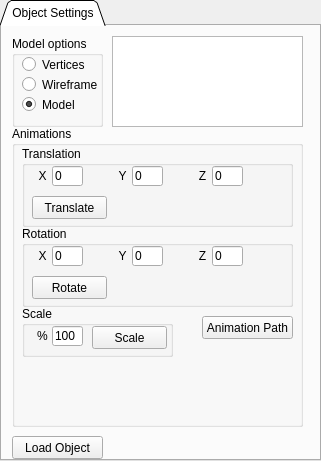
   <widget class="QTabWidget" name="tabWidget_5">
    <property name="geometry">
     <rect>
      <x>1310</x>
      <y>250</y>
      <width>321</width>
      <height>461</height>
     </rect>
    </property>
    <property name="tabShape">
     <enum>QTabWidget::Triangular</enum>
    </property>
    <property name="currentIndex">
     <number>0</number>
    </property>
    <widget class="QWidget" name="tab_17">
     <attribute name="title">
      <string>Object Settings</string>
     </attribute>
     <widget class="QGroupBox" name="groupBox_31">
      <property name="geometry">
       <rect>
        <x>10</x>
        <y>10</y>
        <width>91</width>
        <height>91</height>
       </rect>
      </property>
      <property name="title">
       <string>Model options</string>
      </property>
      <widget class="QRadioButton" name="objectTypeRadioBtn">
       <property name="geometry">
        <rect>
         <x>10</x>
         <y>20</y>
         <width>82</width>
         <height>17</height>
        </rect>
       </property>
       <property name="text">
        <string>Vertices</string>
       </property>
      </widget>
      <widget class="QRadioButton" name="objectTypeRadioBtn_2">
       <property name="geometry">
        <rect>
         <x>10</x>
         <y>40</y>
         <width>82</width>
         <height>17</height>
        </rect>
       </property>
       <property name="text">
        <string>Wireframe</string>
       </property>
       <property name="checked">
        <bool>false</bool>
       </property>
      </widget>
      <widget class="QRadioButton" name="objectTypeRadioBtn_3">
       <property name="geometry">
        <rect>
         <x>10</x>
         <y>60</y>
         <width>82</width>
         <height>17</height>
        </rect>
       </property>
       <property name="text">
        <string>Model</string>
       </property>
       <property name="checked">
        <bool>true</bool>
       </property>
      </widget>
     </widget>
     <widget class="QPushButton" name="loadObjButton">
      <property name="geometry">
       <rect>
        <x>10</x>
        <y>410</y>
        <width>91</width>
        <height>23</height>
       </rect>
      </property>
      <property name="text">
       <string>Load Object</string>
      </property>
     </widget>
     <widget class="QListWidget" name="modelListView">
      <property name="geometry">
       <rect>
        <x>110</x>
        <y>10</y>
        <width>191</width>
        <height>91</height>
       </rect>
      </property>
     </widget>
     <widget class="QGroupBox" name="groupBox_32">
      <property name="geometry">
       <rect>
        <x>10</x>
        <y>100</y>
        <width>291</width>
        <height>301</height>
       </rect>
      </property>
      <property name="title">
       <string>Animations</string>
      </property>
      <widget class="QGroupBox" name="groupBox_34">
       <property name="geometry">
        <rect>
         <x>10</x>
         <y>20</y>
         <width>271</width>
         <height>81</height>
        </rect>
       </property>
       <property name="title">
        <string>Translation</string>
       </property>
       <widget class="QLineEdit" name="objTransZEdit">
        <property name="geometry">
         <rect>
          <x>190</x>
          <y>20</y>
          <width>31</width>
          <height>20</height>
         </rect>
        </property>
        <property name="text">
         <string>0</string>
        </property>
        <property name="maxLength">
         <number>4</number>
        </property>
       </widget>
       <widget class="QLineEdit" name="objTransXEdit">
        <property name="geometry">
         <rect>
          <x>30</x>
          <y>20</y>
          <width>31</width>
          <height>20</height>
         </rect>
        </property>
        <property name="text">
         <string>0</string>
        </property>
        <property name="maxLength">
         <number>4</number>
        </property>
       </widget>
       <widget class="QLineEdit" name="objTransYEdit">
        <property name="geometry">
         <rect>
          <x>110</x>
          <y>20</y>
          <width>31</width>
          <height>20</height>
         </rect>
        </property>
        <property name="text">
         <string>0</string>
        </property>
        <property name="maxLength">
         <number>4</number>
        </property>
       </widget>
       <widget class="QLabel" name="label_23">
        <property name="geometry">
         <rect>
          <x>10</x>
          <y>20</y>
          <width>21</width>
          <height>20</height>
         </rect>
        </property>
        <property name="text">
         <string>X</string>
        </property>
        <property name="alignment">
         <set>Qt::AlignCenter</set>
        </property>
       </widget>
       <widget class="QLabel" name="label_27">
        <property name="geometry">
         <rect>
          <x>90</x>
          <y>20</y>
          <width>21</width>
          <height>20</height>
         </rect>
        </property>
        <property name="text">
         <string>Y</string>
        </property>
        <property name="alignment">
         <set>Qt::AlignCenter</set>
        </property>
       </widget>
       <widget class="QLabel" name="label_28">
        <property name="geometry">
         <rect>
          <x>170</x>
          <y>20</y>
          <width>21</width>
          <height>20</height>
         </rect>
        </property>
        <property name="text">
         <string>Z</string>
        </property>
        <property name="alignment">
         <set>Qt::AlignCenter</set>
        </property>
       </widget>
       <widget class="QPushButton" name="objTransButton">
        <property name="geometry">
         <rect>
          <x>10</x>
          <y>50</y>
          <width>75</width>
          <height>23</height>
         </rect>
        </property>
        <property name="text">
         <string>Translate</string>
        </property>
       </widget>
      </widget>
      <widget class="QGroupBox" name="groupBox_35">
       <property name="geometry">
        <rect>
         <x>10</x>
         <y>100</y>
         <width>271</width>
         <height>81</height>
        </rect>
       </property>
       <property name="title">
        <string>Rotation</string>
       </property>
       <widget class="QLineEdit" name="objRotZEdit">
        <property name="geometry">
         <rect>
          <x>190</x>
          <y>20</y>
          <width>31</width>
          <height>20</height>
         </rect>
        </property>
        <property name="text">
         <string>0</string>
        </property>
        <property name="maxLength">
         <number>4</number>
        </property>
       </widget>
       <widget class="QLineEdit" name="objRotXEdit">
        <property name="geometry">
         <rect>
          <x>30</x>
          <y>20</y>
          <width>31</width>
          <height>20</height>
         </rect>
        </property>
        <property name="text">
         <string>0</string>
        </property>
        <property name="maxLength">
         <number>4</number>
        </property>
       </widget>
       <widget class="QLineEdit" name="objRotYEdit">
        <property name="geometry">
         <rect>
          <x>110</x>
          <y>20</y>
          <width>31</width>
          <height>20</height>
         </rect>
        </property>
        <property name="text">
         <string>0</string>
        </property>
        <property name="maxLength">
         <number>4</number>
        </property>
       </widget>
       <widget class="QLabel" name="label_29">
        <property name="geometry">
         <rect>
          <x>10</x>
          <y>20</y>
          <width>21</width>
          <height>20</height>
         </rect>
        </property>
        <property name="text">
         <string>X</string>
        </property>
        <property name="alignment">
         <set>Qt::AlignCenter</set>
        </property>
       </widget>
       <widget class="QLabel" name="label_41">
        <property name="geometry">
         <rect>
          <x>90</x>
          <y>20</y>
          <width>21</width>
          <height>20</height>
         </rect>
        </property>
        <property name="text">
         <string>Y</string>
        </property>
        <property name="alignment">
         <set>Qt::AlignCenter</set>
        </property>
       </widget>
       <widget class="QLabel" name="label_42">
        <property name="geometry">
         <rect>
          <x>170</x>
          <y>20</y>
          <width>21</width>
          <height>20</height>
         </rect>
        </property>
        <property name="text">
         <string>Z</string>
        </property>
        <property name="alignment">
         <set>Qt::AlignCenter</set>
        </property>
       </widget>
       <widget class="QPushButton" name="objRotButton">
        <property name="geometry">
         <rect>
          <x>10</x>
          <y>50</y>
          <width>75</width>
          <height>23</height>
         </rect>
        </property>
        <property name="text">
         <string>Rotate</string>
        </property>
       </widget>
      </widget>
      <widget class="QGroupBox" name="groupBox_36">
       <property name="geometry">
        <rect>
         <x>10</x>
         <y>180</y>
         <width>151</width>
         <height>51</height>
        </rect>
       </property>
       <property name="title">
        <string>Scale</string>
       </property>
       <widget class="QLineEdit" name="objScaleEdit">
        <property name="geometry">
         <rect>
          <x>30</x>
          <y>20</y>
          <width>31</width>
          <height>20</height>
         </rect>
        </property>
        <property name="text">
         <string>100</string>
        </property>
        <property name="maxLength">
         <number>4</number>
        </property>
       </widget>
       <widget class="QLabel" name="label_43">
        <property name="geometry">
         <rect>
          <x>10</x>
          <y>20</y>
          <width>21</width>
          <height>20</height>
         </rect>
        </property>
        <property name="text">
         <string>%</string>
        </property>
        <property name="alignment">
         <set>Qt::AlignCenter</set>
        </property>
       </widget>
       <widget class="QPushButton" name="objScaleButton">
        <property name="geometry">
         <rect>
          <x>70</x>
          <y>20</y>
          <width>75</width>
          <height>23</height>
         </rect>
        </property>
        <property name="text">
         <string>Scale</string>
        </property>
       </widget>
      </widget>
      <widget class="QPushButton" name="animationPathButton">
       <property name="geometry">
        <rect>
         <x>190</x>
         <y>190</y>
         <width>91</width>
         <height>23</height>
        </rect>
       </property>
       <property name="text">
        <string>Animation Path</string>
       </property>
      </widget>
     </widget>
    </widget>
   </widget>
